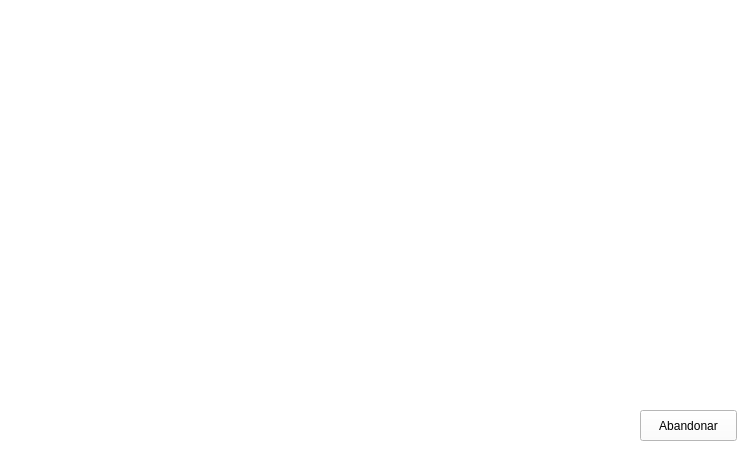
<?xml version="1.0" encoding="UTF-8"?>
<ui version="4.0">
 <class>Dialog</class>
 <widget class="QDialog" name="Dialog">
  <property name="windowModality">
   <enum>Qt::ApplicationModal</enum>
  </property>
  <property name="geometry">
   <rect>
    <x>0</x>
    <y>0</y>
    <width>743</width>
    <height>452</height>
   </rect>
  </property>
  <property name="sizePolicy">
   <sizepolicy hsizetype="MinimumExpanding" vsizetype="MinimumExpanding">
    <horstretch>0</horstretch>
    <verstretch>0</verstretch>
   </sizepolicy>
  </property>
  <property name="minimumSize">
   <size>
    <width>743</width>
    <height>452</height>
   </size>
  </property>
  <property name="maximumSize">
   <size>
    <width>743</width>
    <height>452</height>
   </size>
  </property>
  <property name="palette">
   <palette>
    <active>
     <colorrole role="WindowText">
      <brush brushstyle="SolidPattern">
       <color alpha="255">
        <red>0</red>
        <green>0</green>
        <blue>0</blue>
       </color>
      </brush>
     </colorrole>
     <colorrole role="Button">
      <brush brushstyle="SolidPattern">
       <color alpha="255">
        <red>255</red>
        <green>255</green>
        <blue>255</blue>
       </color>
      </brush>
     </colorrole>
     <colorrole role="Light">
      <brush brushstyle="SolidPattern">
       <color alpha="255">
        <red>255</red>
        <green>255</green>
        <blue>255</blue>
       </color>
      </brush>
     </colorrole>
     <colorrole role="Midlight">
      <brush brushstyle="SolidPattern">
       <color alpha="255">
        <red>255</red>
        <green>255</green>
        <blue>255</blue>
       </color>
      </brush>
     </colorrole>
     <colorrole role="Dark">
      <brush brushstyle="SolidPattern">
       <color alpha="255">
        <red>127</red>
        <green>127</green>
        <blue>127</blue>
       </color>
      </brush>
     </colorrole>
     <colorrole role="Mid">
      <brush brushstyle="SolidPattern">
       <color alpha="255">
        <red>170</red>
        <green>170</green>
        <blue>170</blue>
       </color>
      </brush>
     </colorrole>
     <colorrole role="Text">
      <brush brushstyle="SolidPattern">
       <color alpha="255">
        <red>0</red>
        <green>0</green>
        <blue>0</blue>
       </color>
      </brush>
     </colorrole>
     <colorrole role="BrightText">
      <brush brushstyle="SolidPattern">
       <color alpha="255">
        <red>255</red>
        <green>255</green>
        <blue>255</blue>
       </color>
      </brush>
     </colorrole>
     <colorrole role="ButtonText">
      <brush brushstyle="SolidPattern">
       <color alpha="255">
        <red>0</red>
        <green>0</green>
        <blue>0</blue>
       </color>
      </brush>
     </colorrole>
     <colorrole role="Base">
      <brush brushstyle="SolidPattern">
       <color alpha="255">
        <red>255</red>
        <green>255</green>
        <blue>255</blue>
       </color>
      </brush>
     </colorrole>
     <colorrole role="Window">
      <brush brushstyle="SolidPattern">
       <color alpha="255">
        <red>255</red>
        <green>255</green>
        <blue>255</blue>
       </color>
      </brush>
     </colorrole>
     <colorrole role="Shadow">
      <brush brushstyle="SolidPattern">
       <color alpha="255">
        <red>0</red>
        <green>0</green>
        <blue>0</blue>
       </color>
      </brush>
     </colorrole>
     <colorrole role="AlternateBase">
      <brush brushstyle="SolidPattern">
       <color alpha="255">
        <red>255</red>
        <green>255</green>
        <blue>255</blue>
       </color>
      </brush>
     </colorrole>
     <colorrole role="ToolTipBase">
      <brush brushstyle="SolidPattern">
       <color alpha="255">
        <red>255</red>
        <green>255</green>
        <blue>220</blue>
       </color>
      </brush>
     </colorrole>
     <colorrole role="ToolTipText">
      <brush brushstyle="SolidPattern">
       <color alpha="255">
        <red>0</red>
        <green>0</green>
        <blue>0</blue>
       </color>
      </brush>
     </colorrole>
    </active>
    <inactive>
     <colorrole role="WindowText">
      <brush brushstyle="SolidPattern">
       <color alpha="255">
        <red>0</red>
        <green>0</green>
        <blue>0</blue>
       </color>
      </brush>
     </colorrole>
     <colorrole role="Button">
      <brush brushstyle="SolidPattern">
       <color alpha="255">
        <red>255</red>
        <green>255</green>
        <blue>255</blue>
       </color>
      </brush>
     </colorrole>
     <colorrole role="Light">
      <brush brushstyle="SolidPattern">
       <color alpha="255">
        <red>255</red>
        <green>255</green>
        <blue>255</blue>
       </color>
      </brush>
     </colorrole>
     <colorrole role="Midlight">
      <brush brushstyle="SolidPattern">
       <color alpha="255">
        <red>255</red>
        <green>255</green>
        <blue>255</blue>
       </color>
      </brush>
     </colorrole>
     <colorrole role="Dark">
      <brush brushstyle="SolidPattern">
       <color alpha="255">
        <red>127</red>
        <green>127</green>
        <blue>127</blue>
       </color>
      </brush>
     </colorrole>
     <colorrole role="Mid">
      <brush brushstyle="SolidPattern">
       <color alpha="255">
        <red>170</red>
        <green>170</green>
        <blue>170</blue>
       </color>
      </brush>
     </colorrole>
     <colorrole role="Text">
      <brush brushstyle="SolidPattern">
       <color alpha="255">
        <red>0</red>
        <green>0</green>
        <blue>0</blue>
       </color>
      </brush>
     </colorrole>
     <colorrole role="BrightText">
      <brush brushstyle="SolidPattern">
       <color alpha="255">
        <red>255</red>
        <green>255</green>
        <blue>255</blue>
       </color>
      </brush>
     </colorrole>
     <colorrole role="ButtonText">
      <brush brushstyle="SolidPattern">
       <color alpha="255">
        <red>0</red>
        <green>0</green>
        <blue>0</blue>
       </color>
      </brush>
     </colorrole>
     <colorrole role="Base">
      <brush brushstyle="SolidPattern">
       <color alpha="255">
        <red>255</red>
        <green>255</green>
        <blue>255</blue>
       </color>
      </brush>
     </colorrole>
     <colorrole role="Window">
      <brush brushstyle="SolidPattern">
       <color alpha="255">
        <red>255</red>
        <green>255</green>
        <blue>255</blue>
       </color>
      </brush>
     </colorrole>
     <colorrole role="Shadow">
      <brush brushstyle="SolidPattern">
       <color alpha="255">
        <red>0</red>
        <green>0</green>
        <blue>0</blue>
       </color>
      </brush>
     </colorrole>
     <colorrole role="AlternateBase">
      <brush brushstyle="SolidPattern">
       <color alpha="255">
        <red>255</red>
        <green>255</green>
        <blue>255</blue>
       </color>
      </brush>
     </colorrole>
     <colorrole role="ToolTipBase">
      <brush brushstyle="SolidPattern">
       <color alpha="255">
        <red>255</red>
        <green>255</green>
        <blue>220</blue>
       </color>
      </brush>
     </colorrole>
     <colorrole role="ToolTipText">
      <brush brushstyle="SolidPattern">
       <color alpha="255">
        <red>0</red>
        <green>0</green>
        <blue>0</blue>
       </color>
      </brush>
     </colorrole>
    </inactive>
    <disabled>
     <colorrole role="WindowText">
      <brush brushstyle="SolidPattern">
       <color alpha="255">
        <red>127</red>
        <green>127</green>
        <blue>127</blue>
       </color>
      </brush>
     </colorrole>
     <colorrole role="Button">
      <brush brushstyle="SolidPattern">
       <color alpha="255">
        <red>255</red>
        <green>255</green>
        <blue>255</blue>
       </color>
      </brush>
     </colorrole>
     <colorrole role="Light">
      <brush brushstyle="SolidPattern">
       <color alpha="255">
        <red>255</red>
        <green>255</green>
        <blue>255</blue>
       </color>
      </brush>
     </colorrole>
     <colorrole role="Midlight">
      <brush brushstyle="SolidPattern">
       <color alpha="255">
        <red>255</red>
        <green>255</green>
        <blue>255</blue>
       </color>
      </brush>
     </colorrole>
     <colorrole role="Dark">
      <brush brushstyle="SolidPattern">
       <color alpha="255">
        <red>127</red>
        <green>127</green>
        <blue>127</blue>
       </color>
      </brush>
     </colorrole>
     <colorrole role="Mid">
      <brush brushstyle="SolidPattern">
       <color alpha="255">
        <red>170</red>
        <green>170</green>
        <blue>170</blue>
       </color>
      </brush>
     </colorrole>
     <colorrole role="Text">
      <brush brushstyle="SolidPattern">
       <color alpha="255">
        <red>127</red>
        <green>127</green>
        <blue>127</blue>
       </color>
      </brush>
     </colorrole>
     <colorrole role="BrightText">
      <brush brushstyle="SolidPattern">
       <color alpha="255">
        <red>255</red>
        <green>255</green>
        <blue>255</blue>
       </color>
      </brush>
     </colorrole>
     <colorrole role="ButtonText">
      <brush brushstyle="SolidPattern">
       <color alpha="255">
        <red>127</red>
        <green>127</green>
        <blue>127</blue>
       </color>
      </brush>
     </colorrole>
     <colorrole role="Base">
      <brush brushstyle="SolidPattern">
       <color alpha="255">
        <red>255</red>
        <green>255</green>
        <blue>255</blue>
       </color>
      </brush>
     </colorrole>
     <colorrole role="Window">
      <brush brushstyle="SolidPattern">
       <color alpha="255">
        <red>255</red>
        <green>255</green>
        <blue>255</blue>
       </color>
      </brush>
     </colorrole>
     <colorrole role="Shadow">
      <brush brushstyle="SolidPattern">
       <color alpha="255">
        <red>0</red>
        <green>0</green>
        <blue>0</blue>
       </color>
      </brush>
     </colorrole>
     <colorrole role="AlternateBase">
      <brush brushstyle="SolidPattern">
       <color alpha="255">
        <red>255</red>
        <green>255</green>
        <blue>255</blue>
       </color>
      </brush>
     </colorrole>
     <colorrole role="ToolTipBase">
      <brush brushstyle="SolidPattern">
       <color alpha="255">
        <red>255</red>
        <green>255</green>
        <blue>220</blue>
       </color>
      </brush>
     </colorrole>
     <colorrole role="ToolTipText">
      <brush brushstyle="SolidPattern">
       <color alpha="255">
        <red>0</red>
        <green>0</green>
        <blue>0</blue>
       </color>
      </brush>
     </colorrole>
    </disabled>
   </palette>
  </property>
  <property name="windowTitle">
   <string>Solitario Golf </string>
  </property>
  <property name="styleSheet">
   <string notr="true">QDialog {background-image: url(./img/fondo.jpg) }
QMessageBox{background-image: url(./img/53.png)}
</string>
  </property>
  <widget class="QPushButton" name="b00">
   <property name="enabled">
    <bool>false</bool>
   </property>
   <property name="geometry">
    <rect>
     <x>25</x>
     <y>20</y>
     <width>100</width>
     <height>125</height>
    </rect>
   </property>
   <property name="text">
    <string/>
   </property>
   <property name="flat">
    <bool>true</bool>
   </property>
  </widget>
  <widget class="QPushButton" name="b01">
   <property name="enabled">
    <bool>false</bool>
   </property>
   <property name="geometry">
    <rect>
     <x>25</x>
     <y>45</y>
     <width>100</width>
     <height>125</height>
    </rect>
   </property>
   <property name="text">
    <string/>
   </property>
   <property name="flat">
    <bool>true</bool>
   </property>
  </widget>
  <widget class="QPushButton" name="b02">
   <property name="enabled">
    <bool>false</bool>
   </property>
   <property name="geometry">
    <rect>
     <x>25</x>
     <y>70</y>
     <width>100</width>
     <height>125</height>
    </rect>
   </property>
   <property name="text">
    <string/>
   </property>
   <property name="flat">
    <bool>true</bool>
   </property>
  </widget>
  <widget class="QPushButton" name="b03">
   <property name="enabled">
    <bool>false</bool>
   </property>
   <property name="geometry">
    <rect>
     <x>25</x>
     <y>95</y>
     <width>100</width>
     <height>125</height>
    </rect>
   </property>
   <property name="text">
    <string/>
   </property>
   <property name="flat">
    <bool>true</bool>
   </property>
  </widget>
  <widget class="QPushButton" name="b04">
   <property name="geometry">
    <rect>
     <x>25</x>
     <y>120</y>
     <width>100</width>
     <height>125</height>
    </rect>
   </property>
   <property name="text">
    <string/>
   </property>
   <property name="flat">
    <bool>true</bool>
   </property>
  </widget>
  <widget class="QPushButton" name="b10">
   <property name="enabled">
    <bool>false</bool>
   </property>
   <property name="geometry">
    <rect>
     <x>140</x>
     <y>20</y>
     <width>100</width>
     <height>125</height>
    </rect>
   </property>
   <property name="text">
    <string/>
   </property>
   <property name="flat">
    <bool>true</bool>
   </property>
  </widget>
  <widget class="QPushButton" name="b11">
   <property name="enabled">
    <bool>false</bool>
   </property>
   <property name="geometry">
    <rect>
     <x>140</x>
     <y>45</y>
     <width>100</width>
     <height>125</height>
    </rect>
   </property>
   <property name="text">
    <string/>
   </property>
   <property name="flat">
    <bool>true</bool>
   </property>
  </widget>
  <widget class="QPushButton" name="b12">
   <property name="enabled">
    <bool>false</bool>
   </property>
   <property name="geometry">
    <rect>
     <x>140</x>
     <y>70</y>
     <width>100</width>
     <height>125</height>
    </rect>
   </property>
   <property name="text">
    <string/>
   </property>
   <property name="flat">
    <bool>true</bool>
   </property>
  </widget>
  <widget class="QPushButton" name="b13">
   <property name="enabled">
    <bool>false</bool>
   </property>
   <property name="geometry">
    <rect>
     <x>140</x>
     <y>95</y>
     <width>100</width>
     <height>125</height>
    </rect>
   </property>
   <property name="text">
    <string/>
   </property>
   <property name="flat">
    <bool>true</bool>
   </property>
  </widget>
  <widget class="QPushButton" name="b14">
   <property name="geometry">
    <rect>
     <x>140</x>
     <y>120</y>
     <width>100</width>
     <height>125</height>
    </rect>
   </property>
   <property name="text">
    <string/>
   </property>
   <property name="flat">
    <bool>true</bool>
   </property>
  </widget>
  <widget class="QPushButton" name="b20">
   <property name="enabled">
    <bool>false</bool>
   </property>
   <property name="geometry">
    <rect>
     <x>255</x>
     <y>20</y>
     <width>100</width>
     <height>125</height>
    </rect>
   </property>
   <property name="text">
    <string/>
   </property>
   <property name="flat">
    <bool>true</bool>
   </property>
  </widget>
  <widget class="QPushButton" name="b21">
   <property name="enabled">
    <bool>false</bool>
   </property>
   <property name="geometry">
    <rect>
     <x>255</x>
     <y>45</y>
     <width>100</width>
     <height>125</height>
    </rect>
   </property>
   <property name="text">
    <string/>
   </property>
   <property name="flat">
    <bool>true</bool>
   </property>
  </widget>
  <widget class="QPushButton" name="b22">
   <property name="enabled">
    <bool>false</bool>
   </property>
   <property name="geometry">
    <rect>
     <x>255</x>
     <y>70</y>
     <width>100</width>
     <height>125</height>
    </rect>
   </property>
   <property name="text">
    <string/>
   </property>
   <property name="flat">
    <bool>true</bool>
   </property>
  </widget>
  <widget class="QPushButton" name="b23">
   <property name="enabled">
    <bool>false</bool>
   </property>
   <property name="geometry">
    <rect>
     <x>255</x>
     <y>95</y>
     <width>100</width>
     <height>125</height>
    </rect>
   </property>
   <property name="text">
    <string/>
   </property>
   <property name="flat">
    <bool>true</bool>
   </property>
  </widget>
  <widget class="QPushButton" name="b24">
   <property name="geometry">
    <rect>
     <x>255</x>
     <y>120</y>
     <width>100</width>
     <height>125</height>
    </rect>
   </property>
   <property name="text">
    <string/>
   </property>
   <property name="flat">
    <bool>true</bool>
   </property>
  </widget>
  <widget class="QPushButton" name="b50">
   <property name="enabled">
    <bool>false</bool>
   </property>
   <property name="geometry">
    <rect>
     <x>600</x>
     <y>20</y>
     <width>100</width>
     <height>125</height>
    </rect>
   </property>
   <property name="text">
    <string/>
   </property>
   <property name="flat">
    <bool>true</bool>
   </property>
  </widget>
  <widget class="QPushButton" name="b43">
   <property name="enabled">
    <bool>false</bool>
   </property>
   <property name="geometry">
    <rect>
     <x>485</x>
     <y>95</y>
     <width>100</width>
     <height>125</height>
    </rect>
   </property>
   <property name="text">
    <string/>
   </property>
   <property name="flat">
    <bool>true</bool>
   </property>
  </widget>
  <widget class="QPushButton" name="b34">
   <property name="geometry">
    <rect>
     <x>370</x>
     <y>120</y>
     <width>100</width>
     <height>125</height>
    </rect>
   </property>
   <property name="text">
    <string/>
   </property>
   <property name="flat">
    <bool>true</bool>
   </property>
  </widget>
  <widget class="QPushButton" name="b52">
   <property name="enabled">
    <bool>false</bool>
   </property>
   <property name="geometry">
    <rect>
     <x>600</x>
     <y>70</y>
     <width>100</width>
     <height>125</height>
    </rect>
   </property>
   <property name="text">
    <string/>
   </property>
   <property name="flat">
    <bool>true</bool>
   </property>
  </widget>
  <widget class="QPushButton" name="b53">
   <property name="enabled">
    <bool>false</bool>
   </property>
   <property name="geometry">
    <rect>
     <x>600</x>
     <y>95</y>
     <width>100</width>
     <height>125</height>
    </rect>
   </property>
   <property name="text">
    <string/>
   </property>
   <property name="flat">
    <bool>true</bool>
   </property>
  </widget>
  <widget class="QPushButton" name="b54">
   <property name="geometry">
    <rect>
     <x>600</x>
     <y>120</y>
     <width>100</width>
     <height>125</height>
    </rect>
   </property>
   <property name="text">
    <string/>
   </property>
   <property name="flat">
    <bool>true</bool>
   </property>
  </widget>
  <widget class="QPushButton" name="b42">
   <property name="enabled">
    <bool>false</bool>
   </property>
   <property name="geometry">
    <rect>
     <x>485</x>
     <y>70</y>
     <width>100</width>
     <height>125</height>
    </rect>
   </property>
   <property name="text">
    <string/>
   </property>
   <property name="flat">
    <bool>true</bool>
   </property>
  </widget>
  <widget class="QPushButton" name="b30">
   <property name="enabled">
    <bool>false</bool>
   </property>
   <property name="geometry">
    <rect>
     <x>370</x>
     <y>20</y>
     <width>100</width>
     <height>125</height>
    </rect>
   </property>
   <property name="text">
    <string/>
   </property>
   <property name="flat">
    <bool>true</bool>
   </property>
  </widget>
  <widget class="QPushButton" name="b32">
   <property name="enabled">
    <bool>false</bool>
   </property>
   <property name="geometry">
    <rect>
     <x>370</x>
     <y>70</y>
     <width>100</width>
     <height>125</height>
    </rect>
   </property>
   <property name="text">
    <string/>
   </property>
   <property name="flat">
    <bool>true</bool>
   </property>
  </widget>
  <widget class="QPushButton" name="b40">
   <property name="enabled">
    <bool>false</bool>
   </property>
   <property name="geometry">
    <rect>
     <x>485</x>
     <y>20</y>
     <width>100</width>
     <height>125</height>
    </rect>
   </property>
   <property name="text">
    <string/>
   </property>
   <property name="flat">
    <bool>true</bool>
   </property>
  </widget>
  <widget class="QPushButton" name="b31">
   <property name="enabled">
    <bool>false</bool>
   </property>
   <property name="geometry">
    <rect>
     <x>370</x>
     <y>45</y>
     <width>100</width>
     <height>125</height>
    </rect>
   </property>
   <property name="text">
    <string/>
   </property>
   <property name="flat">
    <bool>true</bool>
   </property>
  </widget>
  <widget class="QPushButton" name="b33">
   <property name="enabled">
    <bool>false</bool>
   </property>
   <property name="geometry">
    <rect>
     <x>370</x>
     <y>95</y>
     <width>100</width>
     <height>125</height>
    </rect>
   </property>
   <property name="text">
    <string/>
   </property>
   <property name="flat">
    <bool>true</bool>
   </property>
  </widget>
  <widget class="QPushButton" name="b41">
   <property name="enabled">
    <bool>false</bool>
   </property>
   <property name="geometry">
    <rect>
     <x>485</x>
     <y>45</y>
     <width>100</width>
     <height>125</height>
    </rect>
   </property>
   <property name="text">
    <string/>
   </property>
   <property name="flat">
    <bool>true</bool>
   </property>
  </widget>
  <widget class="QPushButton" name="b51">
   <property name="enabled">
    <bool>false</bool>
   </property>
   <property name="geometry">
    <rect>
     <x>600</x>
     <y>45</y>
     <width>100</width>
     <height>125</height>
    </rect>
   </property>
   <property name="text">
    <string/>
   </property>
   <property name="flat">
    <bool>true</bool>
   </property>
  </widget>
  <widget class="QPushButton" name="b44">
   <property name="geometry">
    <rect>
     <x>485</x>
     <y>120</y>
     <width>100</width>
     <height>125</height>
    </rect>
   </property>
   <property name="text">
    <string/>
   </property>
   <property name="flat">
    <bool>true</bool>
   </property>
  </widget>
  <widget class="QPushButton" name="m11">
   <property name="enabled">
    <bool>false</bool>
   </property>
   <property name="geometry">
    <rect>
     <x>250</x>
     <y>280</y>
     <width>100</width>
     <height>125</height>
    </rect>
   </property>
   <property name="text">
    <string/>
   </property>
   <property name="flat">
    <bool>true</bool>
   </property>
  </widget>
  <widget class="QPushButton" name="m10">
   <property name="enabled">
    <bool>false</bool>
   </property>
   <property name="geometry">
    <rect>
     <x>270</x>
     <y>280</y>
     <width>100</width>
     <height>125</height>
    </rect>
   </property>
   <property name="text">
    <string/>
   </property>
   <property name="flat">
    <bool>true</bool>
   </property>
  </widget>
  <widget class="QPushButton" name="m9">
   <property name="enabled">
    <bool>false</bool>
   </property>
   <property name="geometry">
    <rect>
     <x>290</x>
     <y>280</y>
     <width>100</width>
     <height>125</height>
    </rect>
   </property>
   <property name="text">
    <string/>
   </property>
   <property name="flat">
    <bool>true</bool>
   </property>
  </widget>
  <widget class="QPushButton" name="m8">
   <property name="enabled">
    <bool>false</bool>
   </property>
   <property name="geometry">
    <rect>
     <x>310</x>
     <y>280</y>
     <width>100</width>
     <height>125</height>
    </rect>
   </property>
   <property name="text">
    <string/>
   </property>
   <property name="flat">
    <bool>true</bool>
   </property>
  </widget>
  <widget class="QPushButton" name="m7">
   <property name="enabled">
    <bool>false</bool>
   </property>
   <property name="geometry">
    <rect>
     <x>330</x>
     <y>280</y>
     <width>100</width>
     <height>125</height>
    </rect>
   </property>
   <property name="text">
    <string/>
   </property>
   <property name="flat">
    <bool>true</bool>
   </property>
  </widget>
  <widget class="QPushButton" name="m6">
   <property name="enabled">
    <bool>false</bool>
   </property>
   <property name="geometry">
    <rect>
     <x>350</x>
     <y>280</y>
     <width>100</width>
     <height>125</height>
    </rect>
   </property>
   <property name="text">
    <string/>
   </property>
   <property name="flat">
    <bool>true</bool>
   </property>
  </widget>
  <widget class="QPushButton" name="m5">
   <property name="enabled">
    <bool>false</bool>
   </property>
   <property name="geometry">
    <rect>
     <x>370</x>
     <y>280</y>
     <width>100</width>
     <height>125</height>
    </rect>
   </property>
   <property name="text">
    <string/>
   </property>
   <property name="flat">
    <bool>true</bool>
   </property>
  </widget>
  <widget class="QPushButton" name="m4">
   <property name="enabled">
    <bool>false</bool>
   </property>
   <property name="geometry">
    <rect>
     <x>390</x>
     <y>280</y>
     <width>100</width>
     <height>125</height>
    </rect>
   </property>
   <property name="text">
    <string/>
   </property>
   <property name="flat">
    <bool>true</bool>
   </property>
  </widget>
  <widget class="QPushButton" name="m3">
   <property name="enabled">
    <bool>false</bool>
   </property>
   <property name="geometry">
    <rect>
     <x>410</x>
     <y>280</y>
     <width>100</width>
     <height>125</height>
    </rect>
   </property>
   <property name="text">
    <string/>
   </property>
   <property name="flat">
    <bool>true</bool>
   </property>
  </widget>
  <widget class="QPushButton" name="m2">
   <property name="enabled">
    <bool>false</bool>
   </property>
   <property name="geometry">
    <rect>
     <x>430</x>
     <y>280</y>
     <width>100</width>
     <height>125</height>
    </rect>
   </property>
   <property name="text">
    <string/>
   </property>
   <property name="flat">
    <bool>true</bool>
   </property>
  </widget>
  <widget class="QPushButton" name="m1">
   <property name="geometry">
    <rect>
     <x>450</x>
     <y>280</y>
     <width>100</width>
     <height>125</height>
    </rect>
   </property>
   <property name="text">
    <string/>
   </property>
   <property name="flat">
    <bool>true</bool>
   </property>
  </widget>
  <widget class="QPushButton" name="descarte">
   <property name="enabled">
    <bool>true</bool>
   </property>
   <property name="geometry">
    <rect>
     <x>600</x>
     <y>280</y>
     <width>100</width>
     <height>125</height>
    </rect>
   </property>
   <property name="text">
    <string/>
   </property>
   <property name="flat">
    <bool>true</bool>
   </property>
  </widget>
  <widget class="QPushButton" name="m12">
   <property name="enabled">
    <bool>false</bool>
   </property>
   <property name="geometry">
    <rect>
     <x>230</x>
     <y>280</y>
     <width>100</width>
     <height>125</height>
    </rect>
   </property>
   <property name="text">
    <string/>
   </property>
   <property name="flat">
    <bool>true</bool>
   </property>
  </widget>
  <widget class="QPushButton" name="m21">
   <property name="enabled">
    <bool>false</bool>
   </property>
   <property name="geometry">
    <rect>
     <x>50</x>
     <y>280</y>
     <width>100</width>
     <height>125</height>
    </rect>
   </property>
   <property name="text">
    <string/>
   </property>
   <property name="flat">
    <bool>true</bool>
   </property>
  </widget>
  <widget class="QPushButton" name="m15">
   <property name="enabled">
    <bool>false</bool>
   </property>
   <property name="geometry">
    <rect>
     <x>170</x>
     <y>280</y>
     <width>100</width>
     <height>125</height>
    </rect>
   </property>
   <property name="text">
    <string/>
   </property>
   <property name="flat">
    <bool>true</bool>
   </property>
  </widget>
  <widget class="QPushButton" name="m13">
   <property name="enabled">
    <bool>false</bool>
   </property>
   <property name="geometry">
    <rect>
     <x>210</x>
     <y>280</y>
     <width>100</width>
     <height>125</height>
    </rect>
   </property>
   <property name="text">
    <string/>
   </property>
   <property name="flat">
    <bool>true</bool>
   </property>
  </widget>
  <widget class="QPushButton" name="m19">
   <property name="enabled">
    <bool>false</bool>
   </property>
   <property name="geometry">
    <rect>
     <x>90</x>
     <y>280</y>
     <width>100</width>
     <height>125</height>
    </rect>
   </property>
   <property name="text">
    <string/>
   </property>
   <property name="flat">
    <bool>true</bool>
   </property>
  </widget>
  <widget class="QPushButton" name="m17">
   <property name="enabled">
    <bool>false</bool>
   </property>
   <property name="geometry">
    <rect>
     <x>130</x>
     <y>280</y>
     <width>100</width>
     <height>125</height>
    </rect>
   </property>
   <property name="text">
    <string/>
   </property>
   <property name="flat">
    <bool>true</bool>
   </property>
  </widget>
  <widget class="QPushButton" name="m18">
   <property name="enabled">
    <bool>false</bool>
   </property>
   <property name="geometry">
    <rect>
     <x>110</x>
     <y>280</y>
     <width>100</width>
     <height>125</height>
    </rect>
   </property>
   <property name="text">
    <string/>
   </property>
   <property name="flat">
    <bool>true</bool>
   </property>
  </widget>
  <widget class="QPushButton" name="m20">
   <property name="enabled">
    <bool>false</bool>
   </property>
   <property name="geometry">
    <rect>
     <x>70</x>
     <y>280</y>
     <width>100</width>
     <height>125</height>
    </rect>
   </property>
   <property name="text">
    <string/>
   </property>
   <property name="flat">
    <bool>true</bool>
   </property>
  </widget>
  <widget class="QPushButton" name="m14">
   <property name="enabled">
    <bool>false</bool>
   </property>
   <property name="geometry">
    <rect>
     <x>190</x>
     <y>280</y>
     <width>100</width>
     <height>125</height>
    </rect>
   </property>
   <property name="text">
    <string/>
   </property>
   <property name="flat">
    <bool>true</bool>
   </property>
  </widget>
  <widget class="QPushButton" name="m16">
   <property name="enabled">
    <bool>false</bool>
   </property>
   <property name="geometry">
    <rect>
     <x>150</x>
     <y>280</y>
     <width>100</width>
     <height>125</height>
    </rect>
   </property>
   <property name="text">
    <string/>
   </property>
   <property name="flat">
    <bool>true</bool>
   </property>
  </widget>
  <widget class="QPushButton" name="leave">
   <property name="geometry">
    <rect>
     <x>640</x>
     <y>410</y>
     <width>97</width>
     <height>31</height>
    </rect>
   </property>
   <property name="text">
    <string>Abandonar</string>
   </property>
   <property name="flat">
    <bool>false</bool>
   </property>
  </widget>
  <widget class="QPushButton" name="m22">
   <property name="enabled">
    <bool>false</bool>
   </property>
   <property name="geometry">
    <rect>
     <x>30</x>
     <y>280</y>
     <width>100</width>
     <height>125</height>
    </rect>
   </property>
   <property name="text">
    <string/>
   </property>
   <property name="flat">
    <bool>true</bool>
   </property>
  </widget>
  <zorder>m22</zorder>
  <zorder>m21</zorder>
  <zorder>m20</zorder>
  <zorder>m19</zorder>
  <zorder>m18</zorder>
  <zorder>m17</zorder>
  <zorder>m16</zorder>
  <zorder>m15</zorder>
  <zorder>m14</zorder>
  <zorder>m13</zorder>
  <zorder>m12</zorder>
  <zorder>b50</zorder>
  <zorder>b40</zorder>
  <zorder>b30</zorder>
  <zorder>b20</zorder>
  <zorder>b10</zorder>
  <zorder>b00</zorder>
  <zorder>b01</zorder>
  <zorder>b02</zorder>
  <zorder>b03</zorder>
  <zorder>b04</zorder>
  <zorder>b11</zorder>
  <zorder>b12</zorder>
  <zorder>b13</zorder>
  <zorder>b14</zorder>
  <zorder>b21</zorder>
  <zorder>b22</zorder>
  <zorder>b23</zorder>
  <zorder>b24</zorder>
  <zorder>b31</zorder>
  <zorder>b32</zorder>
  <zorder>b33</zorder>
  <zorder>b34</zorder>
  <zorder>b41</zorder>
  <zorder>b42</zorder>
  <zorder>b43</zorder>
  <zorder>b44</zorder>
  <zorder>b51</zorder>
  <zorder>b52</zorder>
  <zorder>b53</zorder>
  <zorder>b54</zorder>
  <zorder>m11</zorder>
  <zorder>m10</zorder>
  <zorder>m9</zorder>
  <zorder>m8</zorder>
  <zorder>m7</zorder>
  <zorder>m6</zorder>
  <zorder>m5</zorder>
  <zorder>m4</zorder>
  <zorder>m3</zorder>
  <zorder>m2</zorder>
  <zorder>m1</zorder>
  <zorder>descarte</zorder>
  <zorder>leave</zorder>
 </widget>
 <resources/>
 <connections/>
</ui>
